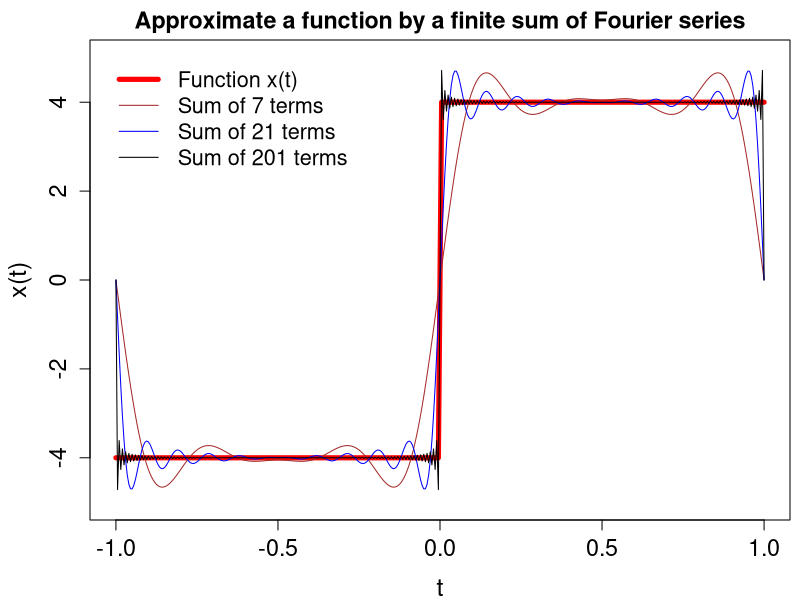

R code for this plot:
#R code for plotting Fig. 3.6: Fourier series over [-1,1] 
#setwd("sshen/CalculusR") ##set working directory

i <- complex(real=0, imaginary=1)
T <- 2
t <- seq(-T/2,T/2, len = 401)

#Define the original function x(t)
xt <- ( t >= -1 & t < 0) * 
  (-4) + 
  ( t <= 1 & t > 0) * 
  (4)

#Plot the function x(t)
setEPS ()
postscript("fig0315.eps", height=5, width=8)
par(mar = c(4, 4.5, 2, 0.5))
plot(t, xt, type = 'l',
     ylim=c(-5,5),
     xlab='t', 
     ylab='x(t)',
     main='Approximate a function by a finite sum of Fourier series',
     cex.lab=1.5, 
     cex.axis=1.4, 
     cex.main=1.4,
     lwd=5, 
     col='red')

#Plot the partial
J <- c(3, 10, 100) 
Fcol <- c('brown', 'blue', 'black')
for (j in 1:3){
  k <- -J[j]:J[j]
  RK <- colSums(8/(i*pi*(2*k-1))*
                  exp(i*pi*outer(2*k-1, t))) 
  lines(t, 
        Re(RK), 
        type='l',
        col=Fcol[j])
}
legend(-1.05, 5.1,
       legend=c('Function x(t)', 
                  'Sum of 7 terms', 
                  'Sum of 21 terms', 
                  'Sum of 201 terms'),
       col=c('red', 'brown', 'blue', 'black'), 
       lty=c(1,1,1,1), 
       lwd=c(5, 1,1,1),
       cex=1.3, 
       bty='n')
dev.off()
# find fig0315.eps in working directory
